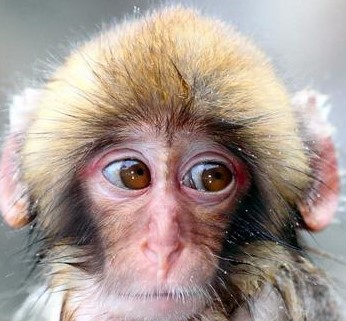
#> input picture transmitter_and_receive/发射机-http/p2.jpg, 346 x 321 px
$ python generate_demo_waterfall.py
#> lines starting #> are read from the running program, lines starting #| are printed output that depends on the picture
"""
Generate pre-baked waterfall timeline for the 3-scene demo.
Each scene shows: interference onset → decision delay (overlap) → anti-jam response → recovery.
"""
from __future__ import annotations

import json, math, random
from pathlib import Path

OUT = Path(__file__).resolve().parents[1] / "outputs" / "demo_waterfall.json"
N, NC = 2048, 10


def base_spectrum(comm_ch, jam_channels, rng):
#> called with comm_ch = 5
    sp = []
    center_bin = (comm_ch + 0.5) * N / NC
    ch_width = N / NC
    for i in range(N):
        ch = min(i * NC // N, NC - 1)
        amp = -88.0 + rng.gauss(0, 1.5)
        # Main comm peak
        rel = (i - center_bin) / ch_width
        if abs(rel) < 2.0:
            main = 26.0 * math.exp(-0.5 * (rel / 0.42) ** 2)
            ripple = 3.0 * math.sin(i * 0.15) * math.exp(-0.5 * (rel / 0.7) ** 2)
            amp += main + ripple + rng.gauss(0, 1.2)
        # Faint sidelobe tail bleeding into adjacent channels
        if 1.0 <= abs(rel) < 2.5:
            tail = 5.0 * math.exp(-0.5 * ((abs(rel) - 1.0) / 0.5) ** 2)
            amp += tail + rng.gauss(0, 0.6)
        # Jam channels
        if ch in jam_channels:
            amp += 10.0 + rng.gauss(0, 2.5)
            if rng.random() < 0.15:
                amp += rng.uniform(5, 12)
        sp.append(round(amp, 3))
    return sp


def perturb(base, frame, rng):
#> called with frame = 0
    result = []
    fade = [0.85 + 0.15 * math.sin(frame * 0.04 + i * 0.03) for i in range(N)]
    for i, b in enumerate(base):
        signal = (b + 88.0) * fade[i]
        noise = rng.gauss(0, 1.8)
        result.append(round(-88.0 + signal + noise, 3))
    return result


def gen_constellation(snr, frame, rng):
    """QPSK constellation with realistic AWGN + phase noise."""
#> called with snr = 25, frame = 0
    cn = 400
    # SNR-dependent noise: lower SNR → wider scatter
    noise_std = 0.08 if snr > 22 else 0.18 if snr > 15 else 0.35 if snr > 8 else 0.6
    ci, cq = [], []
    for i in range(cn):
        ix = 1 if i % 4 in (0, 1) else -1
        qx = 1 if i % 4 in (0, 2) else -1
        # Add Gaussian noise
        ni = ix + rng.gauss(0, noise_std)
        nq = qx + rng.gauss(0, noise_std)
        # Occasional deep fade (1 in 30 points)
        if rng.random() < 0.03:
            fade = rng.uniform(0.15, 0.5)
            ni *= fade
            nq *= fade
        # Phase rotation (simulates residual carrier offset)
        phase = rng.gauss(0, 0.04 if snr > 15 else 0.12)
        rot_i = ni * math.cos(phase) - nq * math.sin(phase)
        rot_q = ni * math.sin(phase) + nq * math.cos(phase)
        ci.append(round(rot_i, 4))
        cq.append(round(rot_q, 4))
    return ci, cq


def gen_time_domain(frame, rng):
    """670 unique 500-sample waveforms from image pixel data.
    Strategy: pre-generate all 670 slices at random non-overlapping positions
    from the full image, then each frame picks its pre-assigned slice."""
#> called with frame = 0
    total_pts = 500
    dt = 0.002
    t = [round(i * dt, 4) for i in range(total_pts)]

    if not hasattr(gen_time_domain, "_slices"):
        try:
            from PIL import Image, ImageFilter
            import os
            img_path = os.path.join(
                os.path.dirname(os.path.dirname(os.path.dirname(os.path.abspath(__file__)))),
                "transmitter_and_receive", "发射机-http", "p2.jpg")
            img = Image.open(img_path).convert("L")
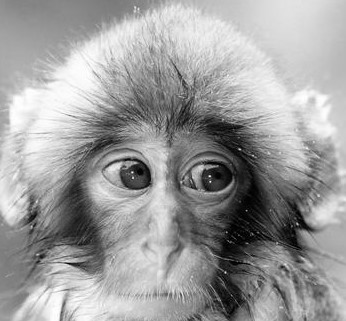
#> img: PIL image 346x321 L; min 0, max 255, mean 157.3
            # Edge-detect to get sharp transients
            edges = img.filter(ImageFilter.FIND_EDGES)
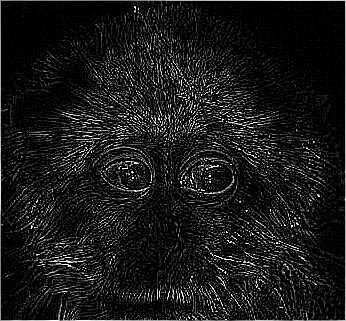
#> edges: PIL image 346x321 L; min 0, max 255, mean 24.5
            # Use edges as the base — they have large amplitude jumps
            w, h = edges.size
#> w = 346; h = 321
            flat = list(edges.getdata())
#> flat = 111066 items
            gen_time_domain._slices = []

            # Generate 670 unique, mostly non-overlapping slices
            r = random.Random(2026060301)
            total_needed = 670
            step = max(1, (len(flat) - total_pts) // total_needed)
#> step = 165
            for idx in range(total_needed):
                start = idx * step + r.randint(0, max(1, step - total_pts))
                start = min(start, len(flat) - total_pts)
                start = max(0, start)
                vals = [flat[start + i] / 255.0 * 0.88 + 0.02 for i in range(total_pts)]
                gen_time_domain._slices.append(vals)
#> this loop made 670 passes
#> start on passes 1 to 3: 0, 165, 330
#> after the loop, gen_time_domain._slices = 670 items
        except Exception as e:
            print(f"[time_domain] image failed: {e}")
            gen_time_domain._slices = []

    slices = gen_time_domain._slices
#> slices = 670 items
    amp = []
    if slices and frame < len(slices):
        for v in slices[frame]:
            amp.append(round(v + random.gauss(0, 0.005), 4))
#> this loop made 500 passes
#> v on passes 1 to 3: 0.507, 0.5, 0.5
#> after the loop, amp = 500 values, max 0.812 at index 300, min 0.0094 at index 453, mean 0.43
#> in _frame, `t_vals, t_amp = gen_time_domain(local_f, rng)`: t_vals = 500 values from 0 to 0.998; t_amp has the same summary as amp in gen_time_domain
    else:
        for i in range(total_pts):
            amp.append(round(0.5 * math.sin(i * 0.6 + frame) ** 2 + 0.2 + rng.uniform(0, 0.5), 4))

    return t, amp


def build_status(snr, mode_name, mod, carrier, frame):
    return {
        "data_rec_valid": "有效" if snr > 12 else "弱信号保持",
        "rx_mode_name": "AI Agent通信",
        "current_send_mode": mode_name,
        "current_mod": mod,
        "center_frequency": carrier * 1e9,
        "samp_rate": 390625.0,
        "snr": f"{snr + random.gauss(0, 0.3):.2f} dB",
        "mes_valid": f"判决: {mode_name}",
        "mes_rate": round(120000.0 + random.gauss(0, 8000) + 5000 * math.sin(frame * 0.07), 1),
        "power_gain": "14 dB",
        "carrier_gain": f"{carrier:.2f} GHz",
        "ber": f"{max(1e-6, 10 ** (-snr / 4.5)):.2e}",
        "fb_health": f"{(1 - max(0, (15 - snr) / 25)) * 100:.1f}%",
        "current_time": f"{frame * 0.12:.1f}s",
        "received_text": f"通信正常 | {mode_name}",
    }


def main():
    rng = random.Random(2026060301)
    timeline = []
    global_frame = 0

    # ═══════════════════════════════════════════════════════════
    # Phase 0: 正常通信 (ch5, no jam)
    # ═══════════════════════════════════════════════════════════
    base = base_spectrum(5, [], rng)
    for f in range(60):
        timeline.append(_frame("normal", f, base, 5, rng, 25.0, "常规模式", "QPSK", 3.0))
#> in _frame, `status = build_status(snr, mode, mod, carrier, local_f)`: status = 15 items
        global_frame += 1

    # ═══════════════════════════════════════════════════════════
    # Phase 1: 基站退服 — ch5坚守, jam ch0-5 (8MHz宽带)
    #           ch5=黑色重叠, 低速抗扰硬扛
    # ═══════════════════════════════════════════════════════════
    base = base_spectrum(5, list(range(10)), rng)
    for f in range(200):
        timeline.append(_frame("base_station", f, base, 5, rng, 8.5, "低速抗扰模式", "BPSK+扩频", 3.0))
        global_frame += 1

    # ═══════════════════════════════════════════════════════════
    # Phase 2: 救援拥塞 — jam ch4-5 (4MHz多音)
    #   A: 决策延迟 ch5绿→黑 ch4-5干扰 通信仍在ch5硬撑10帧
    #   B: 切频完成 ch7绿 ch4-5红
    # ═══════════════════════════════════════════════════════════
    jam_ch = [4, 5]
    base_overlap = base_spectrum(5, jam_ch, rng)
    for f in range(12):
        timeline.append(_frame("rescue_overlap", f, base_overlap, 5, rng, 10.0, "常规模式", "QPSK", 3.0))
        global_frame += 1

    base_hop = base_spectrum(7, jam_ch, rng)
    for f in range(188):
        timeline.append(_frame("rescue_recovery", f, base_hop, 7, rng, 24.0, "切频模式", "QPSK", 3.5))
        global_frame += 1

    # ═══════════════════════════════════════════════════════════
    # Phase 3: 无人机压测 — jam ch5-8 (6MHz宽带 20dB)
    #   A: 决策延迟 ch7绿→黑 ch5-8干扰 通信仍在ch7硬撑10帧
    #   B: 切频完成 ch2绿 ch5-8红
    # ═══════════════════════════════════════════════════════════
    jam_ch = [5, 6, 7, 8]
    base_overlap = base_spectrum(7, jam_ch, rng)
    for f in range(12):
        timeline.append(_frame("uav_overlap", f, base_overlap, 7, rng, 6.0, "常规模式", "QPSK", 3.5))
        global_frame += 1

    base_hop = base_spectrum(2, jam_ch, rng)
    for f in range(198):
        timeline.append(_frame("uav_recovery", f, base_hop, 2, rng, 24.0, "切频模式", "QPSK", 3.0))
        global_frame += 1

    OUT.parent.mkdir(parents=True, exist_ok=True)
    with OUT.open("w") as f:
        json.dump(timeline, f, ensure_ascii=False)

    total = len(timeline)
    print(f"[OK] {OUT} — {total} frames ({total * 0.12:.0f}s total)")
    # Print scene boundaries
    scenes = {}
    for i, fd in enumerate(timeline):
        s = fd["scene"]
        if s not in scenes: scenes[s] = [i, i]
        scenes[s][1] = i + 1
    for s, (a, b) in scenes.items():
        print(f"  {s}: frames {a}..{b-1} ({b-a}f)")


def _frame(scene_id, local_f, base, comm_ch, rng, snr, mode, mod, carrier):
    spectrum = perturb(base, local_f, rng)
    ci, cq = gen_constellation(snr, local_f, rng)
    t_vals, t_amp = gen_time_domain(local_f, rng)
    status = build_status(snr, mode, mod, carrier, local_f)
    return {
        "scene": scene_id, "frame": local_f,
        "spectrum": spectrum,
        "waterfall_line": spectrum,
        "waterfall_linear": [10 ** (v / 20.0) for v in spectrum],
        "constellation_i": ci, "constellation_q": cq,
        "time_domain_t": t_vals, "time_domain_amp": t_amp,
        "status": status,
    }


if __name__ == "__main__":
    main()
